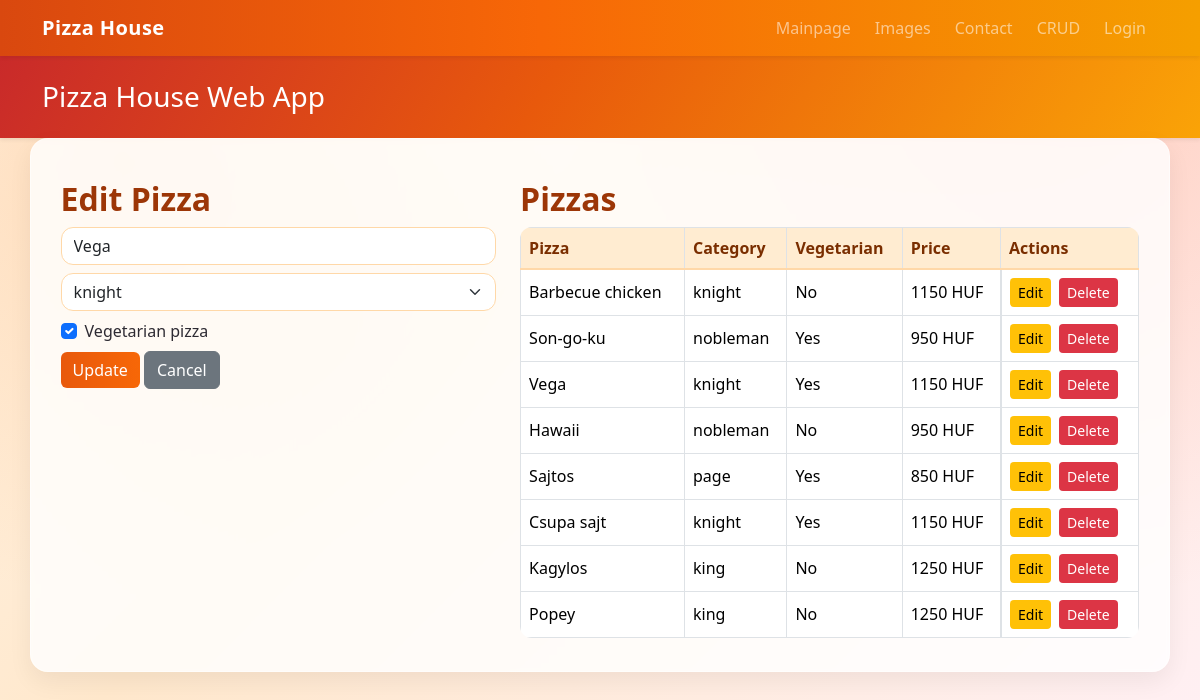
/index.php?route=crud&id=6, run on the app's committed database.
### tables this page shows
CREATE TABLE IF NOT EXISTS pizzas (
    id INT AUTO_INCREMENT PRIMARY KEY,
    pizza_name VARCHAR(150) NOT NULL UNIQUE,
    category_name VARCHAR(50) NOT NULL,
    vegetarian TINYINT(1) NOT NULL DEFAULT 0,
    created_at DATETIME NOT NULL,
    CONSTRAINT fk_pizzas_categories FOREIGN KEY (category_name) REFERENCES pizza_categories(cname)
);

CREATE TABLE IF NOT EXISTS pizza_categories (
    cname VARCHAR(50) PRIMARY KEY,
    price INT NOT NULL
);

### app/core/View.php (called while the page is built, shortened)
<?php
class View
{
    public static function render(string $view, array $data = []): void
    {
        extract($data);
        require __DIR__ . '/../views/layout/header.php';
        require __DIR__ . '/../views/' . $view . '.php';
        require __DIR__ . '/../views/layout/footer.php';
    }
}

### app/controllers/CrudController.php (called while the page is built, shortened)
<?php
class CrudController
{
    private Pizza $pizzaModel;
    public function __construct()
    {
        $this->pizzaModel = new Pizza();
    }
    public function index(): void
    {
        $items = $this->pizzaModel->all();
        $editing = null;
        if (isset($_GET['id'])) {
            $editing = $this->pizzaModel->find((int)$_GET['id']);
        }
        View::render('crud/index', ['items' => $items, 'editing' => $editing]);
    }
}

### app/core/Database.php (called while the page is built, shortened)
<?php
class Database
{
    private static ?PDO $instance = null;
    public static function getConnection(): PDO
    {
        if (self::$instance === null) {
            self::$instance = new PDO(
                'mysql:host=' . DB_HOST . ';dbname=' . DB_NAME . ';charset=utf8mb4',
                DB_USER,
                DB_PASS,
                [PDO::ATTR_ERRMODE => PDO::ERRMODE_EXCEPTION]
            );
        }
        return self::$instance;
    }
}

### app/models/Pizza.php (called while the page is built, shortened)
<?php
class Pizza
{
    public function all(): array
    {
        $sql = 'SELECT p.*, c.price AS category_price
                FROM pizzas p
                LEFT JOIN pizza_categories c ON c.cname = p.category_name
                ORDER BY p.id DESC';
        $stmt = Database::getConnection()->query($sql);
        return $stmt->fetchAll(PDO::FETCH_ASSOC);
    }
    public function find(int $id): ?array
    {
        $stmt = Database::getConnection()->prepare('SELECT * FROM pizzas WHERE id = :id LIMIT 1');
        $stmt->execute(['id' => $id]);
        $row = $stmt->fetch(PDO::FETCH_ASSOC);
        return $row ?: null;
    }
}

### app/views/crud/index.php (the view, shortened to what this page needs)
<section class="row g-4">
    <div class="col-lg-5">
        <h2><?= $editing ? 'Edit Pizza' : 'Add Pizza' ?></h2>
        <form method="post" action="<?= BASE_URL ?>?route=<?= $editing ? 'crud-edit' : 'crud-create' ?>">
            <div class="mb-2"><input class="form-control" name="pizza_name" placeholder="Pizza name" value="<?= htmlspecialchars($editing['pizza_name'] ?? '') ?>" required></div>
            <div class="mb-2">
                <select class="form-select" name="category_name" required>
                    <?php $selectedCategory = $editing['category_name'] ?? 'king'; ?>
                    <option value="knight" <?= $selectedCategory === 'knight' ? 'selected' : '' ?>>knight</option>
                </select>
            </div>
            <div class="mb-2 form-check">
                <input class="form-check-input" type="checkbox" name="vegetarian" id="vegetarian" <?= !empty($editing['vegetarian']) ? 'checked' : '' ?>>
                <label class="form-check-label" for="vegetarian">Vegetarian pizza</label>
            </div>
            <button class="btn btn-primary"><?= $editing ? 'Update' : 'Create' ?></button>
            <?php if ($editing): ?><a class="btn btn-secondary" href="<?= BASE_URL ?>?route=crud">Cancel</a><?php endif; ?>
        </form>
    </div>
    <div class="col-lg-7">
        <h2>Pizzas</h2>
        <div class="table-responsive">
            <table class="table table-bordered table-hover">
                <thead><tr><th>Pizza</th><th>Category</th><th>Vegetarian</th><th>Price</th><th>Actions</th></tr></thead>
                <tbody>
                    <?php foreach ($items as $item): ?>
                        <tr>
                            <td><?= htmlspecialchars($item['pizza_name']) ?></td>
                            <td><?= htmlspecialchars($item['category_name']) ?></td>
                            <td><?= (int)$item['vegetarian'] === 1 ? 'Yes' : 'No' ?></td>
                            <td><?= htmlspecialchars((string)($item['category_price'] ?? 'n/a')) ?> HUF</td>
                            <td class="d-flex gap-2">
                                <a class="btn btn-sm btn-warning" href="<?= BASE_URL ?>?route=crud&id=<?= (int)$item['id'] ?>">Edit</a>
                                <form action="<?= BASE_URL ?>?route=crud-delete" method="post" onsubmit="return confirm('Delete this item?')">
                                    <button class="btn btn-sm btn-danger">Delete</button>
                                </form>
                            </td>
                        </tr>
                    <?php endforeach; ?>
                </tbody>
            </table>
        </div>
    </div>
</section>

### public/assets/css/style.css (style rules this page uses)
body { background: radial-gradient(circle at 10% 20%, rgba(255, 159, 67, 0.25), transparent 35%), radial-gradient(circle at 90% 10%, rgba(255, 107, 107, 0.2), transparent 40%), linear-gradient(135deg, #fff5eb 0%, #ffe8cc 40%, #fff0f6 100%); color: #2d2a32; min-height: 100vh; }
main > section, main > .row, main > .p-4, main > .table-responsive, main > .alert, main > div.row { background: rgba(255, 255, 255, 0.82); border: 1px solid rgba(255, 255, 255, 0.5); border-radius: 18px; padding: 1.1rem; box-shadow: 0 10px 24px rgba(0, 0, 0, 0.06); backdrop-filter: blur(2px); }
h2, h3 { color: #9c3607; font-weight: 700; }
.btn-primary { background: linear-gradient(90deg, #e8590c 0%, #f76707 100%); border: none; }
.btn-warning { border: none; }
.btn-danger { border: none; }
.form-control, .form-select, textarea { border-radius: 12px; border: 1px solid #ffd8a8; }
.table { border-radius: 12px; overflow: hidden; }
.table thead th { background: #ffecd1; color: #7a2e00; border-bottom: 2px solid #ffd8a8; }
.table td, .table th { vertical-align: middle; }

### data on the page
pizzas: pizza_name "Vega", category_name "knight", vegetarian "☑", shows "Yes", category_name.price "1150"
pizzas: pizza_name "Barbecue chicken", category_name "knight", vegetarian "No", category_name.price "1150"
pizzas: pizza_name "Son-go-ku", category_name "nobleman", vegetarian "Yes", category_name.price "950"
pizzas: pizza_name "Hawaii", category_name "nobleman", vegetarian "No", category_name.price "950"
pizzas: pizza_name "Sajtos", category_name "page", vegetarian "Yes", category_name.price "850"
pizzas: pizza_name "Csupa sajt", category_name "knight", vegetarian "Yes", category_name.price "1150"
pizzas: pizza_name "Kagylos", category_name "king", vegetarian "No", category_name.price "1250"
pizzas: pizza_name "Popey", category_name "king", vegetarian "No", category_name.price "1250"
